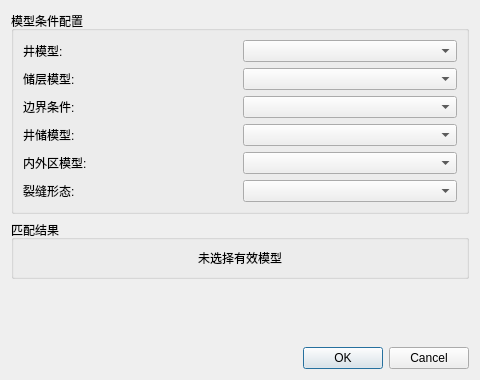
<?xml version="1.0" encoding="UTF-8"?>
<ui version="4.0">
 <class>ModelSelect</class>
 <widget class="QDialog" name="ModelSelect">
  <property name="geometry">
   <rect>
    <x>0</x>
    <y>0</y>
    <width>480</width>
    <height>380</height>
   </rect>
  </property>
  <property name="windowTitle">
   <string>选择试井解释模型</string>
  </property>
  <layout class="QVBoxLayout" name="verticalLayout">
   <item>
    <widget class="QGroupBox" name="groupBox">
     <property name="title">
      <string>模型条件配置</string>
     </property>
     <layout class="QGridLayout" name="gridLayout">
      <item row="0" column="0">
       <widget class="QLabel" name="label_1">
        <property name="text">
         <string>井模型:</string>
        </property>
       </widget>
      </item>
      <item row="0" column="1">
       <widget class="QComboBox" name="comboWellModel"/>
      </item>
      <item row="1" column="0">
       <widget class="QLabel" name="label_2">
        <property name="text">
         <string>储层模型:</string>
        </property>
       </widget>
      </item>
      <item row="1" column="1">
       <widget class="QComboBox" name="comboReservoirModel"/>
      </item>
      <item row="2" column="0">
       <widget class="QLabel" name="label_3">
        <property name="text">
         <string>边界条件:</string>
        </property>
       </widget>
      </item>
      <item row="2" column="1">
       <widget class="QComboBox" name="comboBoundary"/>
      </item>
      <item row="3" column="0">
       <widget class="QLabel" name="label_4">
        <property name="text">
         <string>井储模型:</string>
        </property>
       </widget>
      </item>
      <item row="3" column="1">
       <widget class="QComboBox" name="comboStorage"/>
      </item>
      <item row="4" column="0">
       <widget class="QLabel" name="label_InnerOuter">
        <property name="text">
         <string>内外区模型:</string>
        </property>
       </widget>
      </item>
      <item row="4" column="1">
       <widget class="QComboBox" name="comboInnerOuter"/>
      </item>
      <item row="5" column="0">
       <widget class="QLabel" name="label_FracMorphology">
        <property name="text">
         <string>裂缝形态:</string>
        </property>
       </widget>
      </item>
      <item row="5" column="1">
       <widget class="QComboBox" name="comboFracMorphology"/>
      </item>
     </layout>
    </widget>
   </item>
   <item>
    <widget class="QGroupBox" name="groupBox_2">
     <property name="title">
      <string>匹配结果</string>
     </property>
     <layout class="QVBoxLayout" name="verticalLayout_2">
      <item>
       <widget class="QLabel" name="label_ModelName">
        <property name="text">
         <string>未选择有效模型</string>
        </property>
        <property name="alignment">
         <set>Qt::AlignCenter</set>
        </property>
        <property name="wordWrap">
         <bool>true</bool>
        </property>
       </widget>
      </item>
     </layout>
    </widget>
   </item>
   <item>
    <spacer name="verticalSpacer">
     <property name="orientation">
      <enum>Qt::Vertical</enum>
     </property>
     <property name="sizeHint" stdset="0">
      <size>
       <width>20</width>
       <height>40</height>
      </size>
     </property>
    </spacer>
   </item>
   <item>
    <widget class="QDialogButtonBox" name="buttonBox">
     <property name="orientation">
      <enum>Qt::Horizontal</enum>
     </property>
     <property name="standardButtons">
      <set>QDialogButtonBox::Cancel|QDialogButtonBox::Ok</set>
     </property>
    </widget>
   </item>
  </layout>
 </widget>
 <resources/>
 <connections>
  <connection>
   <sender>buttonBox</sender>
   <signal>accepted()</signal>
   <receiver>ModelSelect</receiver>
   <slot>accept()</slot>
  </connection>
  <connection>
   <sender>buttonBox</sender>
   <signal>rejected()</signal>
   <receiver>ModelSelect</receiver>
   <slot>reject()</slot>
  </connection>
 </connections>
</ui>
